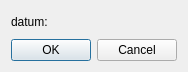
<?xml version="1.0" encoding="UTF-8"?>
<ui version="4.0">
 <class>SketcherGui::InsertDatum</class>
 <widget class="QDialog" name="SketcherGui::InsertDatum">
  <property name="windowModality">
   <enum>Qt::ApplicationModal</enum>
  </property>
  <property name="geometry">
   <rect>
    <x>0</x>
    <y>0</y>
    <width>178</width>
    <height>72</height>
   </rect>
  </property>
  <property name="windowTitle">
   <string>Insert datum</string>
  </property>
  <layout class="QVBoxLayout" name="verticalLayout">
   <item>
    <layout class="QHBoxLayout" name="horizontalLayout">
     <item>
      <widget class="QLabel" name="label">
       <property name="text">
        <string>datum:</string>
       </property>
      </widget>
     </item>
     <item>
      <widget class="Gui::PrefQuantitySpinBox" name="labelEdit"/>
     </item>
    </layout>
   </item>
   <item>
    <widget class="QDialogButtonBox" name="buttonBox">
     <property name="orientation">
      <enum>Qt::Horizontal</enum>
     </property>
     <property name="standardButtons">
      <set>QDialogButtonBox::Cancel|QDialogButtonBox::Ok</set>
     </property>
    </widget>
   </item>
  </layout>
 </widget>
 <resources/>
 <customwidgets>
   <customwidget>
     <class>Gui::PrefQuantitySpinBox</class>
     <extends>QWidget</extends>
     <header>Gui/PrefWidgets.h</header>
   </customwidget>
 </customwidgets>

  <connections>
  <connection>
   <sender>buttonBox</sender>
   <signal>accepted()</signal>
   <receiver>SketcherGui::InsertDatum</receiver>
   <slot>accept()</slot>
   <hints>
    <hint type="sourcelabel">
     <x>248</x>
     <y>254</y>
    </hint>
    <hint type="destinationlabel">
     <x>157</x>
     <y>274</y>
    </hint>
   </hints>
  </connection>
  <connection>
   <sender>buttonBox</sender>
   <signal>rejected()</signal>
   <receiver>SketcherGui::InsertDatum</receiver>
   <slot>reject()</slot>
   <hints>
    <hint type="sourcelabel">
     <x>316</x>
     <y>260</y>
    </hint>
    <hint type="destinationlabel">
     <x>286</x>
     <y>274</y>
    </hint>
   </hints>
  </connection>
 </connections>
</ui>
